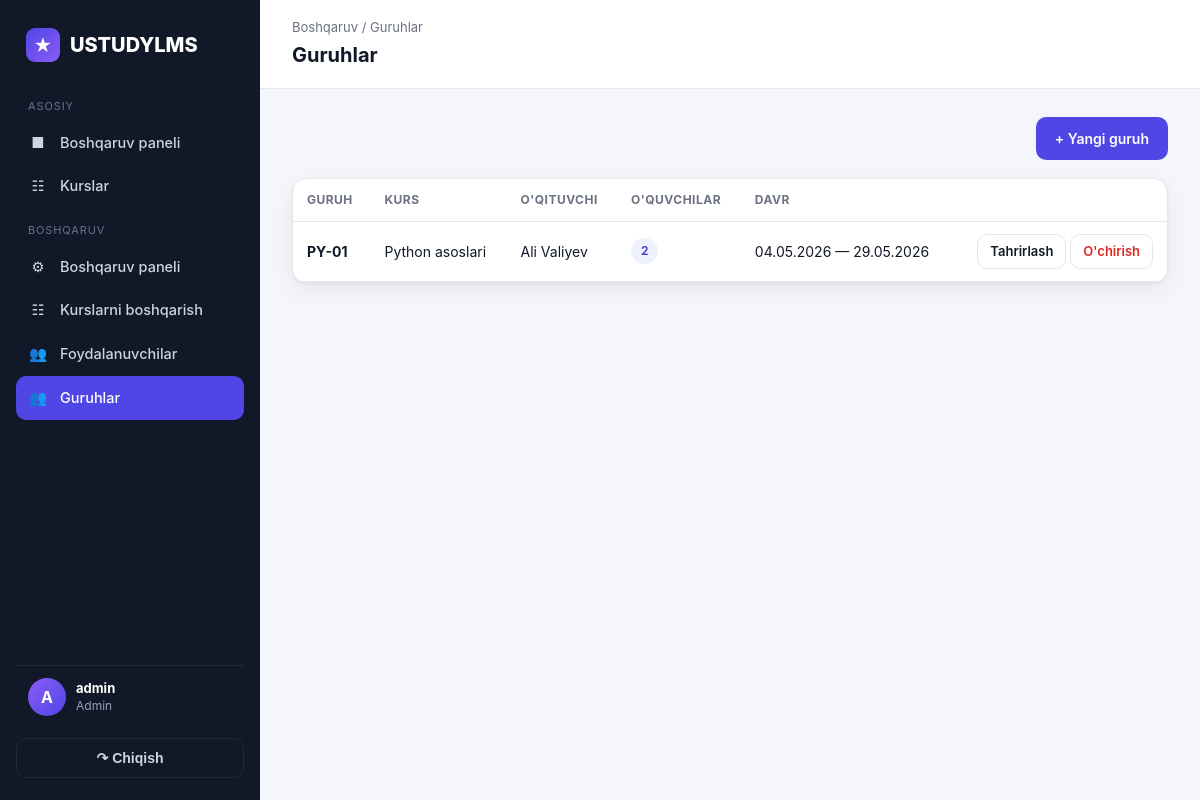
/courses/manage/groups/ (signed in), run on the app's committed database.
### accounts/models/user.py (models this page shows, shortened)
class CustomUser(AbstractUser):
    class Role(models.TextChoices):
        ADMIN = 'admin', 'Admin'
        TEACHER = 'teacher', "O'qituvchi"
        STUDENT = 'student', "O'quvchi"
    role = models.CharField(max_length=10, choices=Role.choices, default=Role.STUDENT)
    phone = models.CharField(max_length=20, blank=True)
    @property
    def is_admin(self):
        return self.is_superuser or self.role == self.Role.ADMIN
    @property
    def is_teacher(self):
        return self.role == self.Role.TEACHER

### courses/models/course.py (models this page shows, shortened)
class Group(models.Model):
    name = models.CharField(max_length=100)
    course = models.ForeignKey(Course, on_delete=models.CASCADE, related_name='groups')
    teacher = models.ForeignKey('accounts.Teacher', on_delete=models.SET_NULL, null=True, blank=True, related_name='groups')
    students = models.ManyToManyField('accounts.Student', related_name='groups', blank=True)
    start_date = models.DateField()
    end_date = models.DateField()

class Course(models.Model):
    name = models.CharField(max_length=150)
    image = models.ImageField(upload_to='courses/', blank=True, null=True)
    description = models.TextField(blank=True)
    duration = models.PositiveIntegerField(default=1, help_text="Davomiyligi (oylarda)")
    price = models.DecimalField(max_digits=10, decimal_places=2, default=0)
    created_at = models.DateTimeField(auto_now_add=True)
    class Meta:
        ordering = ['-created_at']

### accounts/models/profiles.py (models this page shows, shortened)
class Teacher(models.Model):
    user = models.OneToOneField(CustomUser, on_delete=models.CASCADE, related_name='teacher_profile')
    avatar = models.ImageField(upload_to='teachers/', blank=True, null=True)
    specialization = models.CharField(max_length=100, blank=True)
    experience = models.PositiveIntegerField(default=0, help_text="Tajriba (yillarda)")
    courses = models.ManyToManyField('courses.Course', related_name='teachers', blank=True)
    @property
    def full_name(self):
        return self.user.get_full_name() or self.user.username

### courses/views/manage_groups.py (the view)
# urls.py: path('manage/groups/', views.group_list, name='manage_group_list'),
@admin_required
def group_list(request):
    groups = Group.objects.select_related('course', 'teacher__user').prefetch_related('students')
    return render(request, 'manage/group_list.html', {'groups': groups})

### templates/manage/group_list.html (shortened to what this page needs)
{% extends 'base.html' %}
{% block heading %}Guruhlar{% endblock %}
{% block crumb %}<div class="crumb">Boshqaruv / Guruhlar</div>{% endblock %}
{% block content %}
<div style="display:flex;justify-content:flex-end;margin-bottom:18px;">
    <a href="{% url 'courses:manage_group_create' %}" class="btn btn-primary">&#43; Yangi guruh</a>
</div>
<div class="card"><div class="card-body" style="padding:0;">
<table class="tbl">
    <thead><tr><th>Guruh</th><th>Kurs</th><th>O'qituvchi</th><th>O'quvchilar</th><th>Davr</th><th></th></tr></thead>
    <tbody>
    {% for g in groups %}
    <tr>
        <td><b>{{ g.name }}</b></td>
        <td>{{ g.course.name }}</td>
        <td>{{ g.teacher.full_name|default:"—" }}</td>
        <td><span class="badge badge-primary">{{ g.students.count }}</span></td>
        <td>{{ g.start_date|date:"d.m.Y" }} — {{ g.end_date|date:"d.m.Y" }}</td>
        <td style="text-align:right;white-space:nowrap;">
            <a href="{% url 'courses:manage_group_edit' g.pk %}" class="btn btn-light btn-sm">Tahrirlash</a>
            <a href="{% url 'courses:manage_group_delete' g.pk %}" class="btn btn-light btn-sm" style="color:var(--danger);">O'chirish</a>
        </td>
    </tr>
    {% empty %}
    <tr><td colspan="6" style="color:var(--muted);text-align:center;padding:24px;">Guruhlar yo'q.</td></tr>
    {% endfor %}
    </tbody>
</table>
</div></div>
{% endblock %}

### templates/base.html (shortened to what this page needs)
{% load static %}
<!DOCTYPE html>
<html lang="uz">
<head>
    <link rel="stylesheet" href="{% static 'css/style.css' %}">
</head>
<body>
<div class="layout">
    <aside class="sidebar" id="sidebar">
        <div class="brand">
            <span class="logo">&#9733;</span> USTUDYLMS
        </div>
        <nav>
            <div class="nav-section">Asosiy</div>
            <a class="nav-link {% if request.resolver_match.url_name == 'dashboard' %}active{% endif %}" href="{% url 'accounts:dashboard' %}">
                <span class="ic">&#9632;</span> Boshqaruv paneli
            </a>
            <a class="nav-link {% if 'course' in request.resolver_match.url_name %}active{% endif %}" href="{% url 'courses:course_list' %}">
                <span class="ic">&#9783;</span> Kurslar
            </a>
            {% if user.is_teacher or user.is_admin %}
            <div class="nav-section">Boshqaruv</div>
            <a class="nav-link {% if request.resolver_match.url_name == 'manage_dashboard' %}active{% endif %}" href="{% url 'courses:manage_dashboard' %}">
                <span class="ic">&#9881;</span> Boshqaruv paneli
            </a>
            <a class="nav-link {% if 'manage_course' in request.resolver_match.url_name %}active{% endif %}" href="{% url 'courses:manage_course_list' %}">
                <span class="ic">&#9783;</span> Kurslarni boshqarish
            </a>
            {% endif %}
            {% if user.is_admin %}
            <a class="nav-link {% if 'user' in request.resolver_match.url_name %}active{% endif %}" href="{% url 'accounts:user_list' %}">
                <span class="ic">&#128101;</span> Foydalanuvchilar
            </a>
            <a class="nav-link {% if 'manage_group' in request.resolver_match.url_name %}active{% endif %}" href="{% url 'courses:manage_group_list' %}">
                <span class="ic">&#128101;</span> Guruhlar
            </a>
            {% endif %}
        </nav>
        <div class="user">
            <div class="av">{{ user.username|first|upper }}</div>
            <div class="meta">
                <b>{{ user.get_full_name|default:user.username }}</b>
                <span>{{ user.get_role_display }}</span>
            </div>
        </div>
        <form method="post" action="{% url 'accounts:logout' %}">
            <button type="submit" class="logout-btn">&#8631; Chiqish</button>
        </form>
    </aside>
    <main class="content">
        <div class="topbar">
            <div>
                {% block crumb %}{% endblock %}
                <h1>{% block heading %}{% endblock %}</h1>
            </div>
        </div>
        <div class="page">
            {% block content %}{% endblock %}
        </div>
    </main>
</div>
</body>
</html>

### static/css/style.css (style rules this page uses)
:root { --bg: #f4f6fb; --surface: #ffffff; --sidebar: #111827; --sidebar-soft: #1f2937; --primary: #4f46e5; --primary-dark: #4338ca; --primary-soft: #eef2ff; --success: #16a34a; --success-soft: #dcfce7; --danger: #dc2626; --danger-soft: #fee2e2; --warning: #d97706; --warning-soft: #fef3c7; --text: #111827; --muted: #6b7280; --border: #e5e7eb; --radius: 14px; --shadow: 0 1px 3px rgba(16, 24, 40, .06), 0 8px 24px rgba(16, 24, 40, .06); --sidebar-w: 260px; }
* { box-sizing: border-box; margin: 0; padding: 0; }
body { font-family: -apple-system, BlinkMacSystemFont, "Segoe UI", Roboto, Helvetica, Arial, sans-serif; background: var(--bg); color: var(--text); line-height: 1.5; -webkit-font-smoothing: antialiased; }
a { color: inherit; text-decoration: none; }
.layout { display: flex; min-height: 100vh; }
.sidebar { width: var(--sidebar-w); background: var(--sidebar); color: #cbd5e1; position: fixed; inset: 0 auto 0 0; display: flex; flex-direction: column; padding: 22px 16px; z-index: 30; }
.sidebar .brand { display: flex; align-items: center; gap: 10px; font-size: 20px; font-weight: 800; color: #fff; padding: 6px 10px 22px; }
.sidebar .brand .logo { width: 34px; height: 34px; border-radius: 9px; background: linear-gradient(135deg, var(--primary), #8b5cf6); display: grid; place-items: center; color: #fff; font-size: 18px; }
.nav-section { font-size: 11px; text-transform: uppercase; letter-spacing: .08em; color: #64748b; padding: 14px 12px 6px; }
.nav-link { display: flex; align-items: center; gap: 12px; padding: 11px 12px; border-radius: 10px; color: #cbd5e1; font-weight: 500; font-size: 14.5px; transition: background .15s, color .15s; }
.nav-link.active { background: var(--primary); color: #fff; }
.nav-link .ic { width: 20px; text-align: center; }
.sidebar .user { margin-top: auto; padding: 12px; border-top: 1px solid var(--sidebar-soft); display: flex; align-items: center; gap: 10px; }
.sidebar .user .av { width: 38px; height: 38px; border-radius: 50%; background: linear-gradient(135deg, #8b5cf6, var(--primary)); display: grid; place-items: center; color: #fff; font-weight: 700; }
.sidebar .user .meta { font-size: 13px; line-height: 1.3; overflow: hidden; }
.sidebar .user .meta b { color: #fff; display: block; white-space: nowrap; text-overflow: ellipsis; overflow: hidden; }
.sidebar .user .meta span { color: #94a3b8; font-size: 12px; }
.logout-btn { width: 100%; display: flex; align-items: center; justify-content: center; gap: 8px; margin-top: 10px; padding: 11px; border: 1px solid var(--sidebar-soft); border-radius: 10px; background: transparent; color: #cbd5e1; font-weight: 600; font-size: 14px; cursor: pointer; transition: background .15s, color .15s, border-color .15s; }
.content { margin-left: var(--sidebar-w); flex: 1; min-width: 0; }
.topbar { background: var(--surface); border-bottom: 1px solid var(--border); padding: 18px 32px; display: flex; align-items: center; justify-content: space-between; position: sticky; top: 0; z-index: 20; }
.topbar h1 { font-size: 20px; font-weight: 700; }
.topbar .crumb { color: var(--muted); font-size: 13px; margin-bottom: 2px; }
.page { padding: 28px 32px; max-width: 1180px; }
.card { background: var(--surface); border: 1px solid var(--border); border-radius: var(--radius); box-shadow: var(--shadow); overflow: hidden; }
.card-body { padding: 20px; }
.badge { display: inline-flex; align-items: center; gap: 5px; padding: 4px 10px; border-radius: 999px; font-size: 12px; font-weight: 600; }
.badge-primary { background: var(--primary-soft); color: var(--primary-dark); }
.btn { display: inline-flex; align-items: center; gap: 8px; justify-content: center; padding: 10px 18px; border-radius: 10px; font-weight: 600; font-size: 14px; border: 1px solid transparent; cursor: pointer; transition: background .15s, opacity .15s; }
.btn-primary { background: var(--primary); color: #fff; }
.btn-light { background: #fff; color: var(--text); border-color: var(--border); }
.btn-sm { padding: 7px 12px; font-size: 13px; }
table.tbl { width: 100%; border-collapse: collapse; }
table.tbl th, table.tbl td { text-align: left; padding: 12px 14px; border-bottom: 1px solid var(--border); font-size: 14px; }
table.tbl th { color: var(--muted); font-size: 12px; text-transform: uppercase; letter-spacing: .04em; }

### data on the page
CustomUser: username|first "A", get_full_name "admin", role "Admin"
Group: name "PY-01", course.name "Python asoslari", teacher.full_name "Ali Valiyev", students.count "2", start_date "04.05.2026", end_date "29.05.2026"
